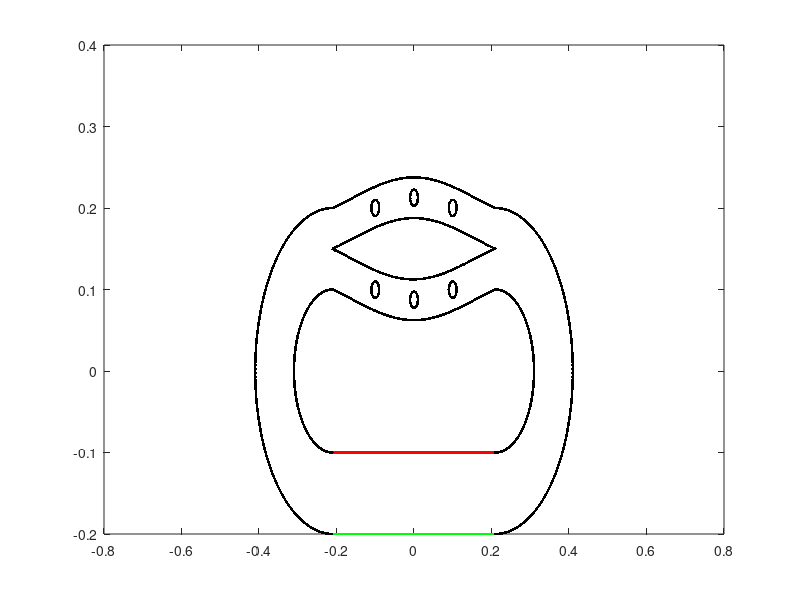

This figure's MATLAB source:
%Racetrack with prescribed peristalsis and pericardium

L = 1;                              % length of computational domain (m)
N = 512;                            % number of Cartesian grid meshwidths at the finest level of the AMR grid
dx = L/N;                           % Cartesian mesh width (m)
ds = L/(2*N);                       % space between boundary points in straight tube

%Parameters for the racetrack

Let = 0.4;                          % Length of elastic tube (m)
Nend = 10;                           % Number of rigid points on each end of elastic section
Lt = Let+2*Nend*ds;                 % Length of straight section with three rigid points on each end

diameter = 0.1;                     % diameter of the tube
R2 = 0.1;                           % radius of inner wall
R1 = R2+diameter;                   % radius of outer wall
percont = 0.8;    %percent contraction for applied force peristalsis

radius = 0.01;
gamma = 0 : asin(ds/radius) : 2*pi;
xpos=[0.25,0.5,0.75];

Nstraight = 2*ceil(Lt/ds);          % number of points along each straight section
Ncurve = 2*ceil(pi*R1/ds);          % number of points along each curved section
Nrace = 2*Nstraight+2*Ncurve+6*length(gamma);         % number of points making up the racetrack part
dtheta = pi/(Ncurve/2);             % angle increment for drawing curved edges

mesh_name = 'heart_';               % structure name

centery = 0;                        % y-position of center of curved sections
centerx1 = -0.5*Lt;                 % x-position of center of left curved section
centerx2 = 0.5*Lt;                  % x-position of center of right curved section

% Parameters for the pericardium
%Dp = 2*diameter;                    %diameter of the pericardium
%Nperi = 2*ceil((Dp-diameter)/ds);  % number of boundary points along the sides of the pericardium
%Nperitot = Nperi + Nstraight;       % total number of pericardium points

% Parameters for the actuator
%La = 0.04;                          % length of the actuator section
%NLa = ceil(La/ds);                  % number of points along each actuator
%Ca = 0.25*Lt;                       % center of the actuator section
%NCa = ceil(ceil(Nstraight/2)*Ca/Lt); % index of the center point
%Na1 = NCa - ceil(NLa/2);            % index of the starting point with respect to the elastic section
%Na2 = Na1+NLa-1;                    % index of the ending point with respect to the elastic section

% Parameters for the prescribed peristalsis
Lap = 0.3;                          % length of the actuator section
NLap = ceil(Lap/ds);                  % number of points along each actuator
Cap = 0.5*Lt;                       % center of the actuator section
NCap = ceil(ceil(Nstraight/2)*Cap/Lt); % index of the center point
Na1p = NCap - ceil(NLap/2);            % index of the starting point with respect to the elastic section
Na2p = Na1p+NLap-1;                    % index of the ending point with respect to the elastic section


% Parameters for applied force peristalsis
%Lnperi = 0.05;                          % length of the end of the flexible tube without peristalsis
%Lperi = Lt-2*Lnperi;                      % length of the peristalsis section of tube
%Nperist = ceil(Lperi/ds);                 % number of peristaltic points on top or bottom of tube
%NCent = ceil(Nstraight/4);                 %index of center of elastic tube
%Nperi1 = NCent-ceil(0.5*Nperist);           % index of the starting point with respect to the elastic section
%Nperi2 = Nperi1+Nperist-1;                  %index of the ending point with respect to the elastic section


% parameters for markers
Nmarkersx = 11;                     %number of columns of markers
Nmarkersy = 11;                     %number of markers in each column
Nmarkers=Nmarkersx*Nmarkersy;       %total number of markers
dmx = Let/(Nmarkersx-1);            %space between markers in x-direction
dmy = diameter/(Nmarkersy-1);       %space between markers in y-direction

% material parameters
kappa_spring = 30.0;               % spring constant (Newton)
kappa_beam = 0.3;                 % beam stiffness constant (Newton m^2) %2.5e-2 works for Wo>=5
kappa_target = kappa_spring;        % target point penalty spring constant (Newton)
Fmag = 4.0e0;                % this is my best guess at a reasonable applied force %4.0e0 works for Wo>=5
phase = 0;                      %initial phase of the oscillating force, where F=Fmag*phase and phase = (1+sin(2*pi*f*t-pi/2));

% Make the elastic section of the tube
% Write out the vertex information
% 
% vertex_fid = fopen([mesh_name 'tube_' num2str(N) '.vertex'], 'w');
% fprintf(vertex_fid, '%d\n', Nstraight);
% 
% %top part
% for i=1:ceil(Nstraight/2)
%     ytop = centery-R2;
%     xtop = -Lt/2+(i-1)*ds;
%     fprintf(vertex_fid, '%1.16e %1.16e\n', xtop, ytop);
% end
% 
% %bottom part
% for i=ceil(Nstraight/2)+1:Nstraight
%     ybot = centery-R1;
%     xbot = -Lt/2+(i-ceil(Nstraight/2)-1)*ds;
%     fprintf(vertex_fid, '%1.16e %1.16e\n', xbot, ybot);
% end
% fclose(vertex_fid);


% Make markers as vertices with no material properties

vertex_fid = fopen(['markers_' num2str(N) '.vertex'], 'w');
fprintf(vertex_fid, '%d\n', Nmarkers);

%top part
for i=0:Nmarkersx-1
    for j=0:Nmarkersy-1
        y = centery-R2-j*dmy;
        x = -Let/2+i*dmx;
    fprintf(vertex_fid, '%1.16e %1.16e\n', x, y);
    end
end

plot(0, 0.1, '.r', 'MarkerSize',75)


% prescribed peristalsis part
% Write out the vertex information

% Allocate space for variables
ytop_elastic = zeros(1,ceil(Nstraight/2));
xtop_elastic = zeros(1,ceil(Nstraight/2));
ybot_elastic = zeros(1,ceil(Nstraight/2));
xbot_elastic = zeros(1,ceil(Nstraight/2));

% Vertex information
vertex_fid = fopen([mesh_name 'tube_' num2str(N) '.vertex'], 'w');
fprintf(vertex_fid, '%d\n', Nstraight);

% Top section, elastic tube
for i = 1:(Nstraight/2)
    ytop_elastic(1,i) = centery-R2;
    xtop_elastic(1,i) = -Lt/2+(i-1)*ds;
    fprintf(vertex_fid, '%1.16e %1.16e\n', xtop_elastic(1,i), ytop_elastic(1,i));
end

% Bottom section, elastic tube
for  i = 1:(Nstraight/2)
    ybot_elastic(1,i) = centery-R1;
    xbot_elastic(1,i) = -Lt/2+(i-1)*ds;
    fprintf(vertex_fid, '%1.16e %1.16e\n', xbot_elastic(1,i), ybot_elastic(1,i));
end

fclose(vertex_fid);

% Plots elastic tube vertices
plot(xtop_elastic,ytop_elastic,'r.')
hold on
plot(xbot_elastic,ybot_elastic,'g.')

% valveless pumping applied force
% Use either the target point actuator or the applied force, but not both.
% Write out the vertex information
%
%vertex_fid = fopen(['vp_aforce_' num2str(N) '.vertex'], 'w');
%fprintf(vertex_fid, '%d\n', 2*NLa);
%
%top points
%for i=Na1:Na2,
%    ytop = centery-R2;
%    xtop = -Lt/2+i*ds;
%    fprintf(vertex_fid, '%1.16e %1.16e\n', xtop, ytop);
%end
%
%bottom points
%for i=Na1:Na2,
%    ybot = centery-R1;
%    xbot = -Lt/2+i*ds;
%    fprintf(vertex_fid, '%1.16e %1.16e\n', xbot, ybot);
%end
%fclose(vertex_fid);
%

% peristalsis applied force
% Use either the target point actuator or the applied force, but not both.
% Write out the vertex information
%
%vertex_fid = fopen(['peri_aforce_' num2str(N) '.vertex'], 'w');
%fprintf(vertex_fid, '%d\n', 2*Nperist);
%
%top points
%for i=Nperi1:Nperi2,
%    ytop = centery-R2;
%    xtop = -Lt/2+i*ds;
%    fprintf(vertex_fid, '%1.16e %1.16e\n', xtop, ytop);
%end
%
%bottom points
%for i=Nperi1:Nperi2,
%    ybot = centery-R1;
%    xbot = -Lt/2+i*ds;
%    fprintf(vertex_fid, '%1.16e %1.16e\n', xbot, ybot);
%end
%fclose(vertex_fid);
%

% race track part
% Write out the vertex information

% Allocate Space
x_race = zeros(1,Nrace);
y_race = zeros(1,Nrace);

vertex_fid = fopen([mesh_name 'race_' num2str(N) '.vertex'], 'w');
fprintf(vertex_fid, '%d\n', Nrace);

%right inner curved part of racetrack 
for i=1:ceil(Ncurve/2)
    theta = (i-1)*dtheta-pi/2;
    y_race(1,i) = centery+R2*sin(theta);
    x_race(1,i) = Lt/2+R2*cos(theta);
    plot(x_race(1,i),y_race(1,i),'r.')
    fprintf(vertex_fid, '%1.16e %1.16e\n', x_race(1,i), y_race(1,i));
end

%straight inner section on the top
for i = ceil(Ncurve/2)+1:ceil(Ncurve/2)+ceil(Nstraight/2)
    theta = (i-1)*dtheta-pi/2;
    theta1 = pi/2+(i-(ceil(Ncurve/2)+ceil(Nstraight/2))-1)*dtheta;
    y_race(1,i) = centery+R2-0.05*(-cos(theta))*cos(theta1);
    x_race(1,i) = centerx2-(i-ceil(Ncurve/2)-1)*ds;
    plot(x_race(1,i),y_race(1,i),'r.')
    fprintf(vertex_fid, '%1.16e %1.16e\n', x_race(1,i), y_race(1,i));
end

%left inner curved part of racetrack
for i = ceil(Ncurve/2)+ceil(Nstraight/2)+1:Ncurve+ceil(Nstraight/2)
    theta = pi/2+(i-(ceil(Ncurve/2)+ceil(Nstraight/2))-1)*dtheta;
    y_race(1,i) = centery+0.1*sin(theta);
    x_race(1,i) = centerx1+R2*cos(theta);
    fprintf(vertex_fid, '%1.16e %1.16e\n', x_race(1,i), y_race(1,i));
end

%right outer curved part of racetrack 
for i=Ncurve+ceil(Nstraight/2)+1:Ncurve+ceil(Ncurve/2)+ceil(Nstraight/2)
    theta=(i-(Ncurve+ceil(Nstraight/2))-1)*dtheta-pi/2;
    y_race(1,i) = centery+R1*sin(theta);
    x_race(1,i) = Lt/2+R1*cos(theta);
    fprintf(vertex_fid, '%1.16e %1.16e\n', x_race(1,i), y_race(1,i));
end

%straight outer section on the top
for i = Ncurve+ceil(Ncurve/2)+ceil(Nstraight/2)+1:Ncurve+ceil(Ncurve/2)+Nstraight
    theta=(i-(Ncurve+ceil(Nstraight/2))-1)*dtheta-pi/2;
    theta1 = pi/2+(i-(Ncurve+ceil(Ncurve/2)+Nstraight)-1)*dtheta;
    y_race(1,i) = centery+R1+0.05*(-cos(theta))*cos(theta1);
    x_race(1,i) = centerx2-(i-(Ncurve+ceil(Ncurve/2)+ceil(Nstraight/2))-1)*ds;
    plot(x_race(1,i),y_race(1,i),'y.')
    fprintf(vertex_fid, '%1.16e %1.16e\n', x_race(1,i), y_race(1,i));
end


%left outer curved part of racetrack
for i = Ncurve+ceil(Ncurve/2)+Nstraight+1:2*Ncurve+Nstraight
    theta = pi/2+(i-(Ncurve+ceil(Ncurve/2)+Nstraight)-1)*dtheta;
    y_race(1,i) = centery+0.2*sin(theta);
    x_race(1,i) = centerx1+R1*cos(theta);
    fprintf(vertex_fid, '%1.16e %1.16e\n', x_race(1,i), y_race(1,i));
end
% fclose(vertex_fid);


% Plots the racetrack vertices
%plot(x_race,y_race,'k.')


%NEW TUBE
%x_race = zeros(1,Nrace);
%y_race = zeros(1,Nrace);

% vertex_fid = fopen([mesh_name 'race_' num2str(N) '.vertex'], 'w');
% fprintf(vertex_fid, '%d\n', Nrace);

%straight outer section on the top -- new tube top
 for i = 2*Ncurve+Nstraight+1:2*Ncurve+Nstraight+ceil(Nstraight/2)
    theta=(i-(2*Ncurve+Nstraight+ceil(Ncurve/2))-1)*dtheta-pi/2;
    theta1 = pi/2+(i-(2*Ncurve+Nstraight+ceil(Nstraight/2))-1)*dtheta;
    y_race(1,i) = centery+R1+0.05*(-cos(theta))*cos(theta1)-0.05;
    x_race(1,i) = centerx2-(i-(2*Ncurve+Nstraight)-1)*ds;
    fprintf(vertex_fid, '%1.16e %1.16e\n', x_race(1,i), y_race(1,i));
end

%straight inner section on the top -- new tube bottom
for i = 2*Ncurve+Nstraight+ceil(Nstraight/2)+1:2*Ncurve+2*Nstraight
    theta2 = (i-1)*dtheta-pi/2;
    theta3 = pi/2+(i-(ceil(Ncurve/2)+ceil(Nstraight/2))-1)*dtheta;
    y_race(1,i) = centery+R2-0.05*(-cos(theta2))*cos(theta3)+0.05;
    x_race(1,i) = centerx2+(i-(2*Ncurve+2*Nstraight)-1)*ds;
    fprintf(vertex_fid, '%1.16e %1.16e\n', x_race(1,i), y_race(1,i));
end

% ADDING OBSTACLES 

% CENTER TOP OBSTACLE

i2= ceil(((Ncurve+ceil(Ncurve/2)+Nstraight)-(Ncurve+ceil(Ncurve/2)+ceil(Nstraight/2)+1))*xpos(2))+(Ncurve+ceil(Ncurve/2)+ceil(Nstraight/2)+1);
thetatop=(i2-(Ncurve+ceil(Nstraight/2))-1)*dtheta-pi/2;
theta1top = pi/2+(i2-(Ncurve+ceil(Ncurve/2)+Nstraight)-1)*dtheta;
ytop = centery+R1+0.05*(-cos(thetatop))*cos(theta1top);

i1=ceil(((2*Ncurve+Nstraight+ceil(Nstraight/2))-(2*Ncurve+Nstraight+1))/2)+(2*Ncurve+Nstraight+1);
thetabot=(i1-(2*Ncurve+Nstraight+ceil(Ncurve/2))-1)*dtheta-pi/2;
theta1bot = pi/2+(i1-(2*Ncurve+Nstraight+ceil(Nstraight/2))-1)*dtheta;
ybot = centery+R1+0.05*(-cos(thetabot))*cos(theta1bot)-0.05;

splitDia=ytop-ybot;

x1Center = 0-(0.5*Let)+Let*xpos(2);
%y1Center = .21;
y1Center = ybot+0.5*splitDia;
x1 = radius * cos(gamma) + x1Center;
y1 = radius * sin(gamma) + y1Center;

for i = 2*Ncurve+2*Nstraight+1:2*Ncurve+2*Nstraight+length(gamma)
    j=i-(2*Ncurve+2*Nstraight);
    x_race(1,i)=x1(1,j);
    y_race(1,i)=y1(1,j);
    fprintf(vertex_fid, '%1.16e %1.16e\n', x_race(1,i), y_race(1,i));
end

clear i1 

% TOP RIGHT OBSTACLE

i1=ceil(((2*Ncurve+Nstraight+ceil(Nstraight/2))-(2*Ncurve+Nstraight+1))*xpos(1))+(2*Ncurve+Nstraight+1);
thetabot=(i1-(2*Ncurve+Nstraight+ceil(Ncurve/2))-1)*dtheta-pi/2;
theta1bot = pi/2+(i1-(2*Ncurve+Nstraight+ceil(Nstraight/2))-1)*dtheta;
ybot = centery+R1+0.05*(-cos(thetabot))*cos(theta1bot)-0.05;

%x2Center = 0.1;
x2Center = 0-(0.5*Let)+Let*xpos(1);
%y2Center = .20;
y2Center = ybot+0.5*splitDia;

x2 = radius * cos(gamma) + x2Center;
y2 = radius * sin(gamma) + y2Center;

for i = 2*Ncurve+2*Nstraight+length(gamma)+1:2*Ncurve+2*Nstraight+2*length(gamma)
    j=i-(2*Ncurve+2*Nstraight+length(gamma));
    x_race(1,i)=x2(1,j);
    y_race(1,i)=y2(1,j);
    fprintf(vertex_fid, '%1.16e %1.16e\n', x_race(1,i), y_race(1,i));
end

clear i1 

% TOP LEFT OBSTACLE

i1=ceil(((2*Ncurve+Nstraight+ceil(Nstraight/2))-(2*Ncurve+Nstraight+1))*0.75)+(2*Ncurve+Nstraight+1);
thetabot=(i1-(2*Ncurve+Nstraight+ceil(Ncurve/2))-1)*dtheta-pi/2;
theta1bot = pi/2+(i1-(2*Ncurve+Nstraight+ceil(Nstraight/2))-1)*dtheta;
ybot = centery+R1+0.05*(-cos(thetabot))*cos(theta1bot)-0.05;

%x3Center = -0.1;
%y3Center = .20;
x3Center = 0-(0.5*Let)+Let*xpos(3);
y3Center = ybot+0.5*splitDia;

x3 = radius * cos(gamma) + x3Center;
y3 = radius * sin(gamma) + y3Center;


for i = 2*Ncurve+2*Nstraight+2*length(gamma)+1:2*Ncurve+2*Nstraight+3*length(gamma)
    j=i-(2*Ncurve+2*Nstraight+2*length(gamma));
    x_race(1,i)=x3(1,j);
    y_race(1,i)=y3(1,j);
    fprintf(vertex_fid, '%1.16e %1.16e\n', x_race(1,i), y_race(1,i));
end

clear ybot ytop splitDia i2 i1

% CENTER BOTTOM OBSTACLE

i2 = ceil(((2*Ncurve+2*Nstraight)-(2*Ncurve+Nstraight+ceil(Nstraight/2)+1))/2)+(2*Ncurve+Nstraight+ceil(Nstraight/2)+1);
theta2top = (i2-1)*dtheta-pi/2;
theta3top = pi/2+(i2-(ceil(Ncurve/2)+ceil(Nstraight/2))-1)*dtheta;
ytop = centery+R2-0.05*(-cos(theta2top))*cos(theta3top)+0.05;

%i1 = ceil(Ncurve/2)+1:ceil(Ncurve/2)+ceil(Nstraight/2)
i1 = ceil(((ceil(Ncurve/2)+ceil(Nstraight/2))-(ceil(Ncurve/2)+1))*xpos(2))+(ceil(Ncurve/2)+1);
thetabot = (i1-1)*dtheta-pi/2;
theta1bot = pi/2+(i1-(ceil(Ncurve/2)+ceil(Nstraight/2))-1)*dtheta;
ybot = centery+R2-0.05*(-cos(thetabot))*cos(theta1bot);

splitDia=ytop-ybot;

%x4Center = 0;
%y4Center = .09;
x4Center = 0-(0.5*Let)+Let*xpos(2);
y4Center = ybot+0.5*splitDia;

x4 = radius * cos(gamma) + x4Center;
y4 = radius * sin(gamma) + y4Center;


for i = 2*Ncurve+2*Nstraight+3*length(gamma)+1:2*Ncurve+2*Nstraight+4*length(gamma)
    j=i-(2*Ncurve+2*Nstraight+3*length(gamma));
    x_race(1,i)=x4(1,j);
    y_race(1,i)=y4(1,j);
    fprintf(vertex_fid, '%1.16e %1.16e\n', x_race(1,i), y_race(1,i));
end


% BOTTOM RIGHT OBSTACLE
i1 = ceil(((ceil(Ncurve/2)+ceil(Nstraight/2))-(ceil(Ncurve/2)+1))*xpos(3))+(ceil(Ncurve/2)+1);
thetabot = (i1-1)*dtheta-pi/2;
theta1bot = pi/2+(i1-(ceil(Ncurve/2)+ceil(Nstraight/2))-1)*dtheta;
ybot = centery+R2-0.05*(-cos(thetabot))*cos(theta1bot);

x5Center = 0-(0.5*Let)+Let*xpos(1);
y5Center = ybot+0.5*splitDia;
%x5Center = 0.1;
%y5Center = .10;
x5 = radius * cos(gamma) + x5Center;
y5 = radius * sin(gamma) + y5Center;


for i = 2*Ncurve+2*Nstraight+4*length(gamma)+1:2*Ncurve+2*Nstraight+5*length(gamma)
    j=i-(2*Ncurve+2*Nstraight+4*length(gamma));
    x_race(1,i)=x5(1,j);
    y_race(1,i)=y5(1,j);
    fprintf(vertex_fid, '%1.16e %1.16e\n', x_race(1,i), y_race(1,i));
end

clear i1

% BOTTOM LEFT OBSTACLE
i1 = ceil(((ceil(Ncurve/2)+ceil(Nstraight/2))-(ceil(Ncurve/2)+1))*xpos(3))+(ceil(Ncurve/2)+1);
thetabot = (i1-1)*dtheta-pi/2;
theta1bot = pi/2+(i1-(ceil(Ncurve/2)+ceil(Nstraight/2))-1)*dtheta;
ybot = centery+R2-0.05*(-cos(thetabot))*cos(theta1bot);

x6Center = 0-(0.5*Let)+Let*xpos(3);
y6Center = ybot+0.5*splitDia;
%x6Center = -0.1;
%y6Center = .10;
x6 = radius * cos(gamma) + x6Center;
y6 = radius * sin(gamma) + y6Center;


for i = 2*Ncurve+2*Nstraight+5*length(gamma)+1:2*Ncurve+2*Nstraight+6*length(gamma)
    j=i-(2*Ncurve+2*Nstraight+5*length(gamma));
    x_race(1,i)=x6(1,j);
    y_race(1,i)=y6(1,j);
    fprintf(vertex_fid, '%1.16e %1.16e\n', x_race(1,i), y_race(1,i));
end

fclose(vertex_fid);

plot(x_race,y_race,'k.')

% Pericardium
% Write out the vertex information
%
%vertex_fid = fopen([mesh_name 'peri_' num2str(N) '.vertex'], 'w');
%fprintf(vertex_fid, '%d\n', Nperitot);
%
% make the top and bottom of the pericardium
%for i=1:ceil(Nstraight/2),
%    ytop = centery-(R2-(Dp-diameter)/2);
%    xtop = -Lt/2+(i-1)*ds;
%    fprintf(vertex_fid, '%1.16e %1.16e\n', xtop, ytop);
%end
%
%for i=ceil(Nstraight/2)+1:Nstraight,
%    ybot = centery-R1-(Dp-diameter)/2;
%    xbot = -Lt/2+(i-ceil(Nstraight/2)-1)*ds;
%    fprintf(vertex_fid, '%1.16e %1.16e\n', xbot, ybot);
%end

% make the four side pieces
%for i=Nstraight+1:Nstraight+ceil(Nperi/4),
%    y = centery-(R1+(Dp-diameter)/2)+(i-Nstraight-1)*ds;
%    x = -Lt/2;
%    fprintf(vertex_fid, '%1.16e %1.16e\n', x, y);
%end
%
%for i=Nstraight+ceil(Nperi/4)+1:Nstraight+ceil(Nperi/2),
%    y = centery-R2+(i-Nstraight-ceil(Nperi/4)-1)*ds;
%    x = -Lt/2;
%    fprintf(vertex_fid, '%1.16e %1.16e\n', x, y);
%end
%
%for i=Nstraight+ceil(Nperi/2)+1:Nstraight+ceil(3*Nperi/4),
%    y = centery-(R1+(Dp-diameter)/2)+(i-Nstraight-ceil(Nperi/2)-1)*ds;
%    x = Lt/2;
%    fprintf(vertex_fid, '%1.16e %1.16e\n', x, y);
%end
%
%for i=Nstraight+ceil(3*Nperi/4)+1:Nperitot,
%    y = centery-R2+(i-Nstraight-ceil(3*Nperi/4)-1)*ds;
%    x = Lt/2;
%    fprintf(vertex_fid, '%1.16e %1.16e\n', x, y);
%end
%fclose(vertex_fid);
%

% Write out the spring information for the elastic section

spring_fid = fopen([mesh_name 'tube_' num2str(N) '.spring'], 'w');
fprintf(spring_fid, '%d\n', Nstraight-2);

%elastic part of tube
for i = 0:ceil(Nstraight/2)-2
    fprintf(spring_fid, '%d %d %1.16e %1.16e\n', i, i+1, kappa_spring*ds/(ds^2), ds);
end

for i = ceil(Nstraight/2):Nstraight-2
    fprintf(spring_fid, '%d %d %1.16e %1.16e\n', i, i+1, kappa_spring*ds/(ds^2), ds);
end

fclose(spring_fid);
%

% Write out the spring information for the valveless pumping applied force
%
%spring_fid = fopen(['vp_aforce_' num2str(N) '.spring'], 'w');
%fprintf(spring_fid, '%d\n', NLa);
%
%elastic part of tube
%for i = 0:(NLa-1),
%    fprintf(spring_fid, '%d %d %1.16e %1.16e %d\n', i, i+NLa, Fmag, phase, 1);
%end
%
%fclose(spring_fid);
%
% Write out the spring information for the peristalsis applied force
%
%spring_fid = fopen(['peri_aforce_' num2str(N) '.spring'], 'w');
%fprintf(spring_fid, '%d\n', Nperist);
%
%elastic part of tube
%for i = 0:(Nperist-1),
%    %fprintf(spring_fid, '%d %d %1.16e %1.16e %d\n', i, i+Nperist, Fmag, phase, 2);
%    fprintf(spring_fid, '%d %d %1.16e %1.16e\n', i, i+Nperist, 0, percont*diameter);
%end
%
%fclose(spring_fid);
%
% % Write out the beam information for the elastic section

beam_fid = fopen([mesh_name 'tube_' num2str(N) '.beam'], 'w');
fprintf(beam_fid, '%d\n', Nstraight-4);

%elastic part of tube
for i = 0:ceil(Nstraight/2)-3
    fprintf(beam_fid, '%d %d %d %1.16e\n', i, i+1, i+2, kappa_beam*ds/(ds^4));
end

for i = ceil(Nstraight/2):Nstraight-3
    fprintf(beam_fid, '%d %d %d %1.16e\n', i, i+1, i+2, kappa_beam*ds/(ds^4));
end
fclose(beam_fid);


% Write out the target point information for the ends of the elastic tube
target_fid = fopen([mesh_name 'tube_' num2str(N) '.target'], 'w');

fprintf(target_fid, '%d\n', 4*Nend);

for i = 0:Nend-1
    fprintf(target_fid, '%d %1.16e\n', i, kappa_target*ds/(ds^2));
end

for i = ceil(Nstraight/2)-Nend:ceil(Nstraight/2)-1
    fprintf(target_fid, '%d %1.16e\n', i, kappa_target*ds/(ds^2));
end

for i = ceil(Nstraight/2):ceil(Nstraight/2)+Nend-1
    fprintf(target_fid, '%d %1.16e\n', i, kappa_target*ds/(ds^2));
end

for i = Nstraight-Nend:Nstraight-1
    fprintf(target_fid, '%d %1.16e\n', i, kappa_target*ds/(ds^2));
end

fclose(target_fid);

% Write out the target point information for the actuator

%top actuator
%target_fid = fopen(['actuator_top_' num2str(N) '.target'], 'w');
%fprintf(target_fid, '%d\n', NLa);
%
%for i = 0:NLa-1,
%    fprintf(target_fid, '%d %1.16e\n', i, kappa_target*ds/(ds^2));
%end
%
%fclose(target_fid);
%
%bottom actuator
%target_fid = fopen(['actuator_bot_' num2str(N) '.target'], 'w');
%fprintf(target_fid, '%d\n', NLa);
%
%for i = 0:NLa-1,
%    fprintf(target_fid, '%d %1.16e\n', i, kappa_target*ds/(ds^2));
%end
%
%fclose(target_fid);
%
% Write out the target point information for the actuator
%
%top prescribed peristalsis
target_fid = fopen(['pperi_top_' num2str(N) '.target'], 'w');
fprintf(target_fid, '%d\n', NLap);

for i = 0:NLap-1
    fprintf(target_fid, '%d %1.16e\n', i, kappa_target*ds/(ds^2));
end

fclose(target_fid);

%bottom prescribed peristalsis
target_fid = fopen(['pperi_bot_' num2str(N) '.target'], 'w');
fprintf(target_fid, '%d\n', NLap);

for i = 0:NLap-1
    fprintf(target_fid, '%d %1.16e\n', i, kappa_target*ds/(ds^2));
end

fclose(target_fid);

% Write out the target point information for the racetrack
target_fid = fopen([mesh_name 'race_' num2str(N) '.target'], 'w');

fprintf(target_fid, '%d\n', Nrace);

for i = 0:Nrace-1
    fprintf(target_fid, '%d %1.16e\n', i, kappa_target*ds/(ds^2));
end

fclose(target_fid);


%%%%%%%%%%%%%%%%%%%%%%%%%%%%%%
% prescribed peristalsis part
% Write out the vertex information

%top part
vertex_fid = fopen(['pperi_top_' num2str(N) '.vertex'], 'w');
fprintf(vertex_fid, '%d\n', NLap);

for i=Na1p:Na2p,
    ytop = centery-R2;
    xtop = -Lt/2+i*ds;
    fprintf(vertex_fid, '%1.16e %1.16e\n', xtop, ytop);
end
fclose(vertex_fid);

%bottom part
vertex_fid = fopen(['pperi_bot_' num2str(N) '.vertex'], 'w');
fprintf(vertex_fid, '%d\n', NLap);

for i=Na1p:Na2p,
    ybot = centery-R1;
    xbot = -Lt/2+i*ds;
    fprintf(vertex_fid, '%1.16e %1.16e\n', xbot, ybot);
end
fclose(vertex_fid);



% Plots the racetrack vertices
% plot(x_race,y_race,'k.')
% 
% % Create a logical image of a circle with specified
% % diameter, center, and image size.
% % First create the image.
% imageSizeX = 640;
% imageSizeY = 480;
% [columnsInImage, rowsInImage] = meshgrid(1:imageSizeX, 1:imageSizeY);
% % Next create the circle in the image.
% centerX = 320;
% centerY = 240;
% radius = 25;
% circlePixels = (rowsInImage - centerY).^2 ...
%     + (columnsInImage - centerX).^2 <= radius.^2;
% % circlePixels is a 2D "logical" array.
% % Now, display it.
% image(circlePixels) ;
% colormap([0 0 0; 1 1 1]);

% Write out the target point information for the pericardium
%target_fid = fopen([mesh_name 'peri_' num2str(N) '.target'], 'w');
%
%fprintf(target_fid, '%d\n', Nperitot);
%
%for i = 0:Nperitot-1,
%    fprintf(target_fid, '%d %1.16e\n', i, kappa_target*ds/(ds^2));
%end
%
%fclose(target_fid);
